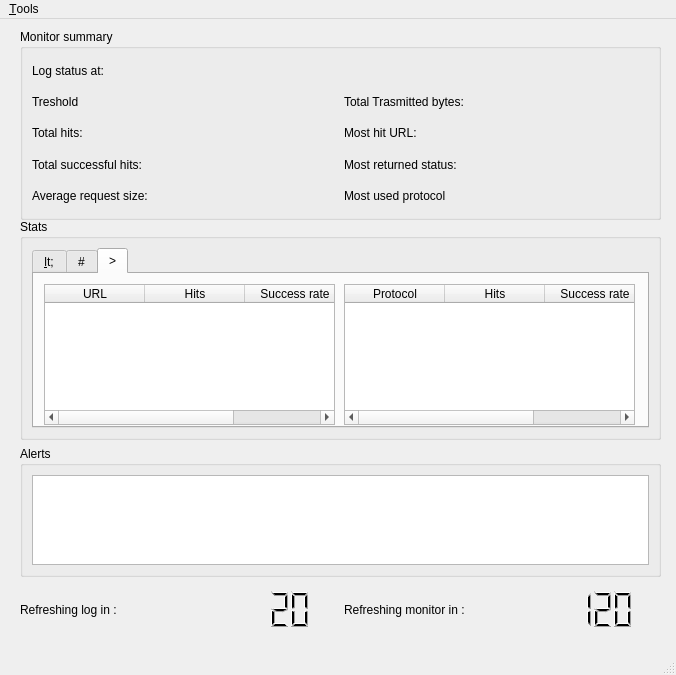
<?xml version="1.0" encoding="UTF-8"?>
<ui version="4.0">
 <class>MainWindow</class>
 <widget class="QMainWindow" name="MainWindow">
  <property name="windowModality">
   <enum>Qt::ApplicationModal</enum>
  </property>
  <property name="geometry">
   <rect>
    <x>0</x>
    <y>0</y>
    <width>676</width>
    <height>675</height>
   </rect>
  </property>
  <property name="windowTitle">
   <string>Font Sampler</string>
  </property>
  <property name="windowOpacity">
   <double>1.000000000000000</double>
  </property>
  <widget class="QWidget" name="centralwidget">
   <property name="acceptDrops">
    <bool>true</bool>
   </property>
   <widget class="QGroupBox" name="statsGroupBox">
    <property name="geometry">
     <rect>
      <x>20</x>
      <y>200</y>
      <width>641</width>
      <height>221</height>
     </rect>
    </property>
    <property name="title">
     <string>Stats</string>
    </property>
    <layout class="QGridLayout" name="gridLayout_3">
     <item row="0" column="0">
      <widget class="QTabWidget" name="statsTabWidget">
       <property name="enabled">
        <bool>true</bool>
       </property>
       <property name="currentIndex">
        <number>2</number>
       </property>
       <property name="documentMode">
        <bool>false</bool>
       </property>
       <property name="tabsClosable">
        <bool>false</bool>
       </property>
       <property name="movable">
        <bool>false</bool>
       </property>
       <widget class="QWidget" name="statsTab_1">
        <property name="enabled">
         <bool>true</bool>
        </property>
        <attribute name="title">
         <string>&lt;</string>
        </attribute>
        <widget class="QTableWidget" name="statusTableWidget">
         <property name="enabled">
          <bool>true</bool>
         </property>
         <property name="geometry">
          <rect>
           <x>10</x>
           <y>10</y>
           <width>291</width>
           <height>141</height>
          </rect>
         </property>
         <property name="editTriggers">
          <set>QAbstractItemView::NoEditTriggers</set>
         </property>
         <attribute name="horizontalHeaderCascadingSectionResizes">
          <bool>true</bool>
         </attribute>
         <attribute name="horizontalHeaderShowSortIndicator" stdset="0">
          <bool>true</bool>
         </attribute>
         <attribute name="horizontalHeaderStretchLastSection">
          <bool>true</bool>
         </attribute>
         <attribute name="verticalHeaderCascadingSectionResizes">
          <bool>true</bool>
         </attribute>
         <column>
          <property name="text">
           <string>Status</string>
          </property>
         </column>
         <column>
          <property name="text">
           <string>Hits</string>
          </property>
         </column>
        </widget>
        <widget class="QTableWidget" name="methodTableWidget">
         <property name="enabled">
          <bool>true</bool>
         </property>
         <property name="geometry">
          <rect>
           <x>310</x>
           <y>10</y>
           <width>291</width>
           <height>141</height>
          </rect>
         </property>
         <property name="editTriggers">
          <set>QAbstractItemView::NoEditTriggers</set>
         </property>
         <property name="dragDropOverwriteMode">
          <bool>false</bool>
         </property>
         <property name="sortingEnabled">
          <bool>true</bool>
         </property>
         <attribute name="horizontalHeaderCascadingSectionResizes">
          <bool>true</bool>
         </attribute>
         <attribute name="horizontalHeaderShowSortIndicator" stdset="0">
          <bool>true</bool>
         </attribute>
         <attribute name="horizontalHeaderStretchLastSection">
          <bool>true</bool>
         </attribute>
         <attribute name="verticalHeaderCascadingSectionResizes">
          <bool>true</bool>
         </attribute>
         <column>
          <property name="text">
           <string>Method</string>
          </property>
         </column>
         <column>
          <property name="text">
           <string>Hits</string>
          </property>
         </column>
         <column>
          <property name="text">
           <string>Success rate</string>
          </property>
         </column>
         <column>
          <property name="text">
           <string>Total bytes</string>
          </property>
         </column>
        </widget>
       </widget>
       <widget class="QWidget" name="statsTab_0">
        <attribute name="title">
         <string>#</string>
        </attribute>
        <widget class="QTableWidget" name="dateTimeTableWidget">
         <property name="enabled">
          <bool>true</bool>
         </property>
         <property name="geometry">
          <rect>
           <x>10</x>
           <y>10</y>
           <width>291</width>
           <height>141</height>
          </rect>
         </property>
         <property name="editTriggers">
          <set>QAbstractItemView::NoEditTriggers</set>
         </property>
         <attribute name="horizontalHeaderCascadingSectionResizes">
          <bool>true</bool>
         </attribute>
         <attribute name="horizontalHeaderShowSortIndicator" stdset="0">
          <bool>true</bool>
         </attribute>
         <attribute name="horizontalHeaderStretchLastSection">
          <bool>true</bool>
         </attribute>
         <attribute name="verticalHeaderCascadingSectionResizes">
          <bool>true</bool>
         </attribute>
         <column>
          <property name="text">
           <string>Date/Time</string>
          </property>
         </column>
         <column>
          <property name="text">
           <string>Hits</string>
          </property>
         </column>
         <column>
          <property name="text">
           <string>Success rate</string>
          </property>
         </column>
        </widget>
        <widget class="QTableWidget" name="thresholdTableWidget">
         <property name="enabled">
          <bool>true</bool>
         </property>
         <property name="geometry">
          <rect>
           <x>310</x>
           <y>10</y>
           <width>291</width>
           <height>141</height>
          </rect>
         </property>
         <property name="editTriggers">
          <set>QAbstractItemView::NoEditTriggers</set>
         </property>
         <attribute name="horizontalHeaderCascadingSectionResizes">
          <bool>true</bool>
         </attribute>
         <attribute name="horizontalHeaderShowSortIndicator" stdset="0">
          <bool>true</bool>
         </attribute>
         <attribute name="horizontalHeaderStretchLastSection">
          <bool>true</bool>
         </attribute>
         <attribute name="verticalHeaderCascadingSectionResizes">
          <bool>true</bool>
         </attribute>
         <column>
          <property name="text">
           <string>Date/Time</string>
          </property>
         </column>
         <column>
          <property name="text">
           <string>Threshold</string>
          </property>
         </column>
        </widget>
       </widget>
       <widget class="QWidget" name="statsTab_0">
        <attribute name="title">
         <string>&gt;</string>
        </attribute>
        <widget class="QTableWidget" name="urlTableWidget">
         <property name="enabled">
          <bool>true</bool>
         </property>
         <property name="geometry">
          <rect>
           <x>10</x>
           <y>10</y>
           <width>291</width>
           <height>141</height>
          </rect>
         </property>
         <property name="editTriggers">
          <set>QAbstractItemView::NoEditTriggers</set>
         </property>
         <property name="tabKeyNavigation">
          <bool>false</bool>
         </property>
         <property name="showDropIndicator" stdset="0">
          <bool>true</bool>
         </property>
         <attribute name="horizontalHeaderCascadingSectionResizes">
          <bool>true</bool>
         </attribute>
         <attribute name="horizontalHeaderShowSortIndicator" stdset="0">
          <bool>true</bool>
         </attribute>
         <attribute name="horizontalHeaderStretchLastSection">
          <bool>true</bool>
         </attribute>
         <attribute name="verticalHeaderCascadingSectionResizes">
          <bool>true</bool>
         </attribute>
         <column>
          <property name="text">
           <string>URL</string>
          </property>
         </column>
         <column>
          <property name="text">
           <string>Hits</string>
          </property>
         </column>
         <column>
          <property name="text">
           <string>Success rate</string>
          </property>
         </column>
        </widget>
        <widget class="QTableWidget" name="protocolTableWidget">
         <property name="enabled">
          <bool>true</bool>
         </property>
         <property name="geometry">
          <rect>
           <x>310</x>
           <y>10</y>
           <width>291</width>
           <height>141</height>
          </rect>
         </property>
         <property name="editTriggers">
          <set>QAbstractItemView::NoEditTriggers</set>
         </property>
         <attribute name="horizontalHeaderCascadingSectionResizes">
          <bool>true</bool>
         </attribute>
         <attribute name="horizontalHeaderShowSortIndicator" stdset="0">
          <bool>true</bool>
         </attribute>
         <attribute name="horizontalHeaderStretchLastSection">
          <bool>true</bool>
         </attribute>
         <attribute name="verticalHeaderCascadingSectionResizes">
          <bool>true</bool>
         </attribute>
         <column>
          <property name="text">
           <string>Protocol</string>
          </property>
         </column>
         <column>
          <property name="text">
           <string>Hits</string>
          </property>
         </column>
         <column>
          <property name="text">
           <string>Success rate</string>
          </property>
         </column>
        </widget>
       </widget>
      </widget>
     </item>
    </layout>
   </widget>
   <widget class="QGroupBox" name="alertsGroupBox">
    <property name="geometry">
     <rect>
      <x>20</x>
      <y>427</y>
      <width>641</width>
      <height>131</height>
     </rect>
    </property>
    <property name="title">
     <string>Alerts</string>
    </property>
    <layout class="QGridLayout" name="gridLayout_4">
     <item row="0" column="0">
      <widget class="QListWidget" name="alertslistWidget">
       <property name="enabled">
        <bool>true</bool>
       </property>
      </widget>
     </item>
    </layout>
   </widget>
   <widget class="QGroupBox" name="summaryGroupBox">
    <property name="geometry">
     <rect>
      <x>20</x>
      <y>10</y>
      <width>641</width>
      <height>191</height>
     </rect>
    </property>
    <property name="title">
     <string>Monitor summary</string>
    </property>
    <layout class="QGridLayout" name="gridLayout_2">
     <item row="0" column="1">
      <widget class="QLabel" name="logtimeLabelVal">
       <property name="enabled">
        <bool>false</bool>
       </property>
       <property name="text">
        <string/>
       </property>
      </widget>
     </item>
     <item row="3" column="2">
      <widget class="QLabel" name="topURLLabel">
       <property name="text">
        <string>Most hit URL:</string>
       </property>
      </widget>
     </item>
     <item row="3" column="1">
      <widget class="QLabel" name="totalHitsLabelVal">
       <property name="enabled">
        <bool>false</bool>
       </property>
       <property name="text">
        <string/>
       </property>
      </widget>
     </item>
     <item row="5" column="1">
      <widget class="QLabel" name="avgRequestSizeLabelVal">
       <property name="enabled">
        <bool>false</bool>
       </property>
       <property name="text">
        <string/>
       </property>
      </widget>
     </item>
     <item row="4" column="2">
      <widget class="QLabel" name="topStatusLabel">
       <property name="text">
        <string>Most returned status:</string>
       </property>
      </widget>
     </item>
     <item row="4" column="1">
      <widget class="QLabel" name="sucessfulHitsLabelVal">
       <property name="enabled">
        <bool>false</bool>
       </property>
       <property name="text">
        <string/>
       </property>
      </widget>
     </item>
     <item row="5" column="0">
      <widget class="QLabel" name="avgRequestSizeLabel">
       <property name="text">
        <string>Average request size:</string>
       </property>
      </widget>
     </item>
     <item row="4" column="0">
      <widget class="QLabel" name="sucessfulHitsLabel">
       <property name="text">
        <string>Total successful hits: </string>
       </property>
      </widget>
     </item>
     <item row="5" column="3">
      <widget class="QLabel" name="topProtocolLabelVal">
       <property name="enabled">
        <bool>false</bool>
       </property>
       <property name="text">
        <string/>
       </property>
      </widget>
     </item>
     <item row="1" column="0">
      <widget class="QLabel" name="thresholdLabeLabel">
       <property name="font">
        <font>
         <weight>50</weight>
         <italic>false</italic>
         <bold>false</bold>
        </font>
       </property>
       <property name="text">
        <string>Treshold</string>
       </property>
      </widget>
     </item>
     <item row="3" column="3">
      <widget class="QLabel" name="topURLLabelVal">
       <property name="enabled">
        <bool>false</bool>
       </property>
       <property name="text">
        <string/>
       </property>
      </widget>
     </item>
     <item row="5" column="2">
      <widget class="QLabel" name="topProtocolLabel">
       <property name="text">
        <string>Most used protocol</string>
       </property>
      </widget>
     </item>
     <item row="4" column="3">
      <widget class="QLabel" name="topStatusLabelVal">
       <property name="enabled">
        <bool>false</bool>
       </property>
       <property name="text">
        <string/>
       </property>
      </widget>
     </item>
     <item row="0" column="0">
      <widget class="QLabel" name="logtimeLabel">
       <property name="text">
        <string>Log status at:</string>
       </property>
      </widget>
     </item>
     <item row="3" column="0">
      <widget class="QLabel" name="totalHitsLabel">
       <property name="text">
        <string>Total hits:</string>
       </property>
      </widget>
     </item>
     <item row="1" column="1">
      <widget class="QLabel" name="thresholdLabelVal">
       <property name="enabled">
        <bool>false</bool>
       </property>
       <property name="text">
        <string/>
       </property>
      </widget>
     </item>
     <item row="1" column="2">
      <widget class="QLabel" name="totalBytesLabel">
       <property name="text">
        <string>Total Trasmitted bytes:</string>
       </property>
      </widget>
     </item>
     <item row="1" column="3">
      <widget class="QLabel" name="totalBytesLabelVal">
       <property name="enabled">
        <bool>false</bool>
       </property>
       <property name="text">
        <string/>
       </property>
      </widget>
     </item>
    </layout>
   </widget>
   <widget class="QWidget" name="horizontalLayoutWidget">
    <property name="geometry">
     <rect>
      <x>20</x>
      <y>570</y>
      <width>641</width>
      <height>41</height>
     </rect>
    </property>
    <layout class="QHBoxLayout" name="horizontalLayout">
     <property name="sizeConstraint">
      <enum>QLayout::SetDefaultConstraint</enum>
     </property>
     <item>
      <widget class="QLabel" name="refreshstatsLabel">
       <property name="text">
        <string>Refreshing log in :</string>
       </property>
      </widget>
     </item>
     <item>
      <widget class="QLCDNumber" name="refreshLcdNumber">
       <property name="layoutDirection">
        <enum>Qt::LeftToRight</enum>
       </property>
       <property name="autoFillBackground">
        <bool>false</bool>
       </property>
       <property name="frameShape">
        <enum>QFrame::NoFrame</enum>
       </property>
       <property name="frameShadow">
        <enum>QFrame::Sunken</enum>
       </property>
       <property name="digitCount">
        <number>5</number>
       </property>
       <property name="intValue" stdset="0">
        <number>20</number>
       </property>
      </widget>
     </item>
     <item>
      <widget class="QLabel" name="flushstatsLabel">
       <property name="text">
        <string>Refreshing monitor in :</string>
       </property>
      </widget>
     </item>
     <item>
      <widget class="QLCDNumber" name="flushLcdNumber">
       <property name="enabled">
        <bool>true</bool>
       </property>
       <property name="frameShape">
        <enum>QFrame::NoFrame</enum>
       </property>
       <property name="frameShadow">
        <enum>QFrame::Sunken</enum>
       </property>
       <property name="segmentStyle">
        <enum>QLCDNumber::Filled</enum>
       </property>
       <property name="intValue" stdset="0">
        <number>120</number>
       </property>
      </widget>
     </item>
    </layout>
   </widget>
  </widget>
  <widget class="QMenuBar" name="menubar">
   <property name="geometry">
    <rect>
     <x>0</x>
     <y>0</y>
     <width>676</width>
     <height>21</height>
    </rect>
   </property>
   <widget class="QMenu" name="menu_config">
    <property name="title">
     <string>&amp;Tools</string>
    </property>
    <addaction name="settingsAction"/>
    <addaction name="actionHelp"/>
    <addaction name="quitAction"/>
   </widget>
   <addaction name="menu_config"/>
  </widget>
  <widget class="QStatusBar" name="statusBar"/>
  <action name="settingsAction">
   <property name="enabled">
    <bool>true</bool>
   </property>
   <property name="text">
    <string>&amp;Settings</string>
   </property>
   <property name="iconText">
    <string>Edit</string>
   </property>
   <property name="shortcut">
    <string>Ctrl+P</string>
   </property>
  </action>
  <action name="quitAction">
   <property name="text">
    <string>E&amp;xit</string>
   </property>
   <property name="shortcut">
    <string>Ctrl+Q</string>
   </property>
  </action>
  <action name="markAction">
   <property name="text">
    <string>&amp;Mark</string>
   </property>
   <property name="shortcut">
    <string>Ctrl+M</string>
   </property>
  </action>
  <action name="unmarkAction">
   <property name="text">
    <string>&amp;Unmark</string>
   </property>
   <property name="shortcut">
    <string>Ctrl+U</string>
   </property>
  </action>
  <action name="clearAction">
   <property name="text">
    <string>&amp;Clear</string>
   </property>
  </action>
  <action name="action_2">
   <property name="enabled">
    <bool>false</bool>
   </property>
   <property name="icon">
    <iconset theme="edit">
     <normaloff>.</normaloff>.</iconset>
   </property>
   <property name="text">
    <string>Import configuration...</string>
   </property>
  </action>
  <action name="actionHelp">
   <property name="text">
    <string>Help</string>
   </property>
  </action>
  <action name="actionExport_Stats">
   <property name="text">
    <string>Export Stats</string>
   </property>
  </action>
 </widget>
 <resources/>
 <connections/>
</ui>
